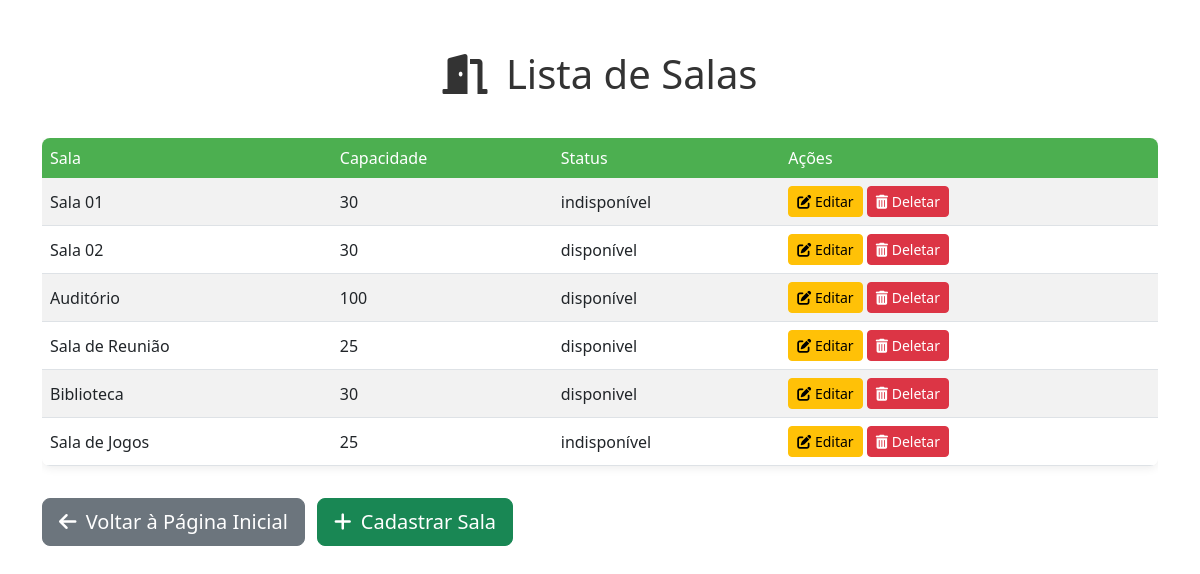
/listar_salas/ (signed in), run on the app's committed database.
### app/models.py (models this page shows, shortened)
class Sala(models.Model):
    idSala = models.AutoField(primary_key=True)
    nome = models.CharField(max_length=100)
    capacidade = models.IntegerField()
    statusDisponibilidade = models.CharField(max_length=50, default='disponível')

### app/views.py (the view)
# urls.py: path('listar_salas/', views.listarSalas, name="listar_salas"),
@login_required
def listarSalas(request):
    listarSalas = Sala.objects.all()
    return render (request, 'listar_salas.html', {'listarSalas':listarSalas})

### app/templates/listar_salas.html (shortened to what this page needs)
{% load static %}
<!DOCTYPE html>
<html lang="pt-br">
<head>
    <link href="https://cdn.jsdelivr.net/npm/bootstrap@5.3.0/dist/css/bootstrap.min.css" rel="stylesheet">
    <link rel="stylesheet" href="https://cdnjs.cloudflare.com/ajax/libs/font-awesome/6.0.0-beta3/css/all.min.css" />
</head>
<body>
    <div class="container dashboard-container">
        <h1 class="welcome-header">
            <i class="fas fa-door-open me-2"></i> Lista de Salas
        </h1>
        <div class="table-responsive">
            <table class="table table-striped table-hover align-middle">
                <thead>
                    <tr>
                        <th scope="col">Sala</th>
                        <th scope="col">Capacidade</th>
                        <th scope="col">Status</th>
                        {% if user.is_staff %}
                            <th scope="col">Ações</th>
                        {% endif %}
                    </tr>
                </thead>
                <tbody>
                    {% for r in listarSalas %}
                    <tr>
                        <td>{{ r.nome }}</td>
                        <td>{{ r.capacidade }}</td>
                        <td>{{ r.statusDisponibilidade }}</td>
                        {% if user.is_staff %}
                        <td>
                            <a href="{% url 'editar_sala' r.pk %}" class="btn btn-warning btn-sm">
                                <i class="fas fa-edit"></i> Editar
                            </a>
                            <a href="{% url 'deletar_sala' r.pk %}" class="btn btn-danger btn-sm">
                                <i class="fas fa-trash-alt"></i> Deletar
                            </a>
                        </td>
                        {% endif %}
                    </tr>
                    {% empty %}
                    <tr>
                        <td colspan="4" class="text-center">Nenhuma Sala cadastrada.</td>
                    </tr>
                    {% endfor %}
                </tbody>
            </table>
        </div>
        {% if user.is_staff %}
            <a href="{% url 'index_adm' %}" class="btn btn-secondary btn-lg mt-3 me-2">
                <i class="fas fa-arrow-left me-1"></i> Voltar à Página Inicial
            </a>
            <a href="{% url 'cadastrar_sala' %}" class="btn btn-success btn-lg mt-3">
                <i class="fas fa-plus me-1"></i> Cadastrar Sala
            </a>
        {% else %}
            <a href="{% url 'index' %}" class="btn btn-secondary btn-lg mt-3">
                <i class="fas fa-arrow-left me-1"></i> Voltar à Página Inicial
            </a>
        {% endif %}
    </div>
</body>
</html>

### app/templates/listar_salas.html (style rules this page uses)
:root { --if-green: #4CAF50; --if-green-dark: #45a049; }
body { background-color: #ffffff; position: relative; }
.dashboard-container { padding-top: 50px; padding-bottom: 50px; min-height: 100vh; }
.welcome-header { margin-bottom: 40px; font-weight: 300; text-align: center; color: #333; }
.table { background-color: white; border-radius: 8px; overflow: hidden; box-shadow: 0 2px 10px rgba(0, 0, 0, 0.08); }
.table thead th { background-color: var(--if-green); color: white; font-weight: 500; border-bottom: none; }

### data on the page
Sala: nome "Sala 01", capacidade "30", statusDisponibilidade "indisponível"
Sala: nome "Sala 02", capacidade "30", statusDisponibilidade "disponível"
Sala: nome "Auditório", capacidade "100", statusDisponibilidade "disponível"
Sala: nome "Sala de Reunião", capacidade "25", statusDisponibilidade "disponivel"
Sala: nome "Biblioteca", capacidade "30", statusDisponibilidade "disponivel"
Sala: nome "Sala de Jogos", capacidade "25", statusDisponibilidade "indisponível"
